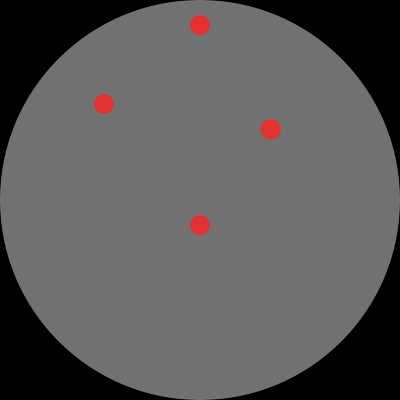
Frame 1 (no input)
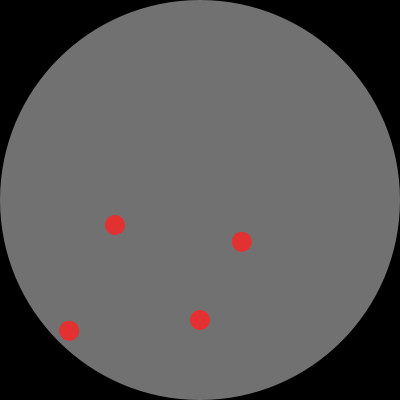
Frame 60 (the mouse pressed at the canvas centre just before this capture)
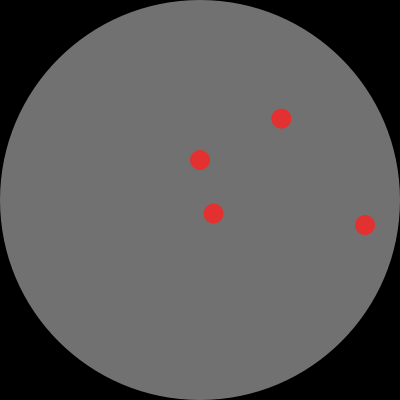
Frame 120 (the mouse held since frame 60 and released just before this capture)

The Processing sketch that drew these frames (run headless with seeded random() and noise(); from frame 60 on, the mouse is pressed at the canvas centre):

// Processing sketch: processing_170270
// ── processing_170270.pde

float speedX = 10;
float speed1 = 5;
float pos1 = 200;
float pos2 = 25;
float dir = 0;
float pos3 = 200;
float pos4 = 225;
float speed2 = -5;
float pos5 =(210-150*cos(PI/4));
float pos6 =(210-150*cos(PI/4));
float speed5 =-5/sqrt(2);
float speed6 =-5/sqrt(2);
float pos7 = 200+100*cos(PI/4);
float pos8 = 200-100*cos(PI/4);
float speed7 = -5/sqrt(2);
float speed8 = 5/sqrt(2);
void setup () {
  size (400, 400);
  frameRate(20);
}
void draw () {
  noStroke();
  background (0);
  fill (113, 113, 113);
  ellipse (200, 200, 400, 400);
  fill (227, 48, 48);
  ellipse (pos1, pos2, 20, 20);
  //posX = posX+ speedX;
  //if (posX >=725 || posX<=75) {
  // speedX=-speedX; }

  pos2 = pos2+ speed1;
  if (pos2 <15||pos2>385) {
    speed1=-speed1;
  }

  ellipse (pos3, pos4, 20, 20);
  pos3 = pos3+ speed2;
  if (pos3 <15||pos3>385) {
    speed2=-speed2;
  }

ellipse(pos5,pos6,20,20);
pos5 = pos5+ speed5; 
pos6= pos6 +speed6;
if (pos5 <(210-200*cos(PI/4))||pos5>(190+200*cos(PI/4))) {
 speed5=-speed5;}
if (pos6 <((210-200*sin(PI/4)))||pos6>(190+200*sin(PI/4))) {
  speed6=-speed6;}


ellipse(pos7,pos8,20,20);
pos7 = pos7+ speed7; 
pos8= pos8 +speed8;
if (pos7 <(210-200*cos(PI/4))||pos7>(190+200*cos(PI/4))) {
 speed7=-speed7;}
if (pos8 <((210-200*sin(PI/4)))||pos8>(190+200*sin(PI/4))) {
  speed8=-speed8;}


}
